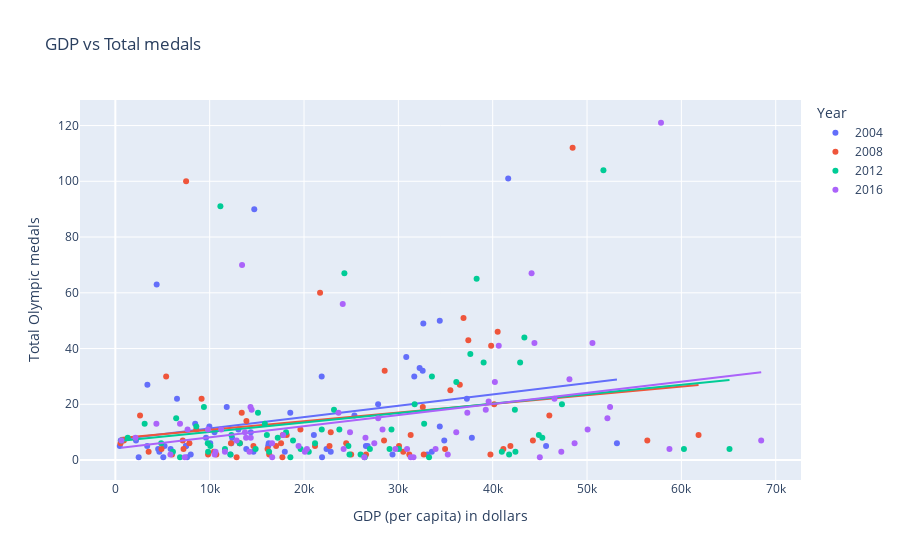
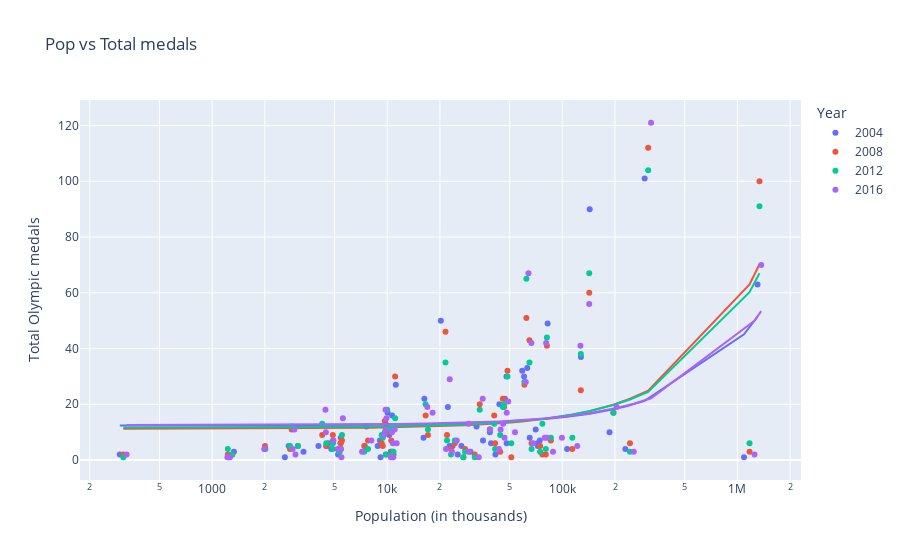
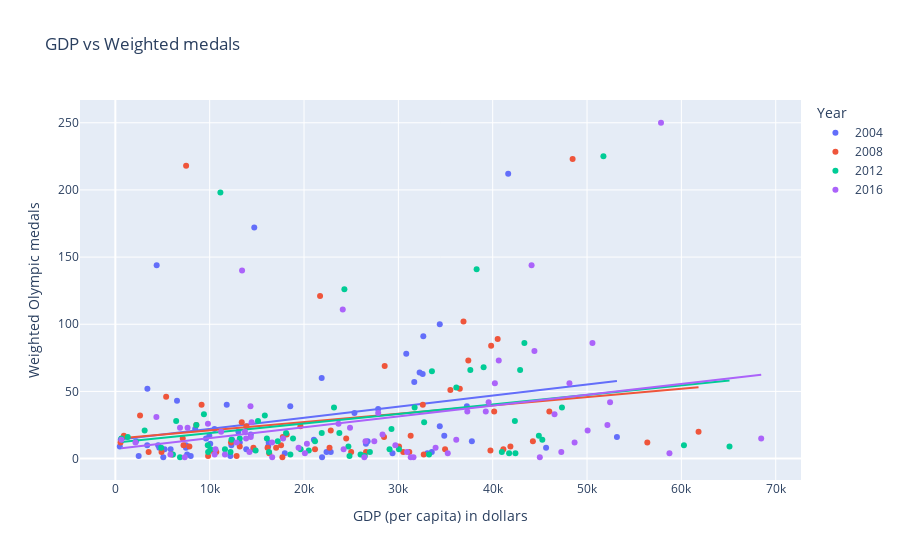
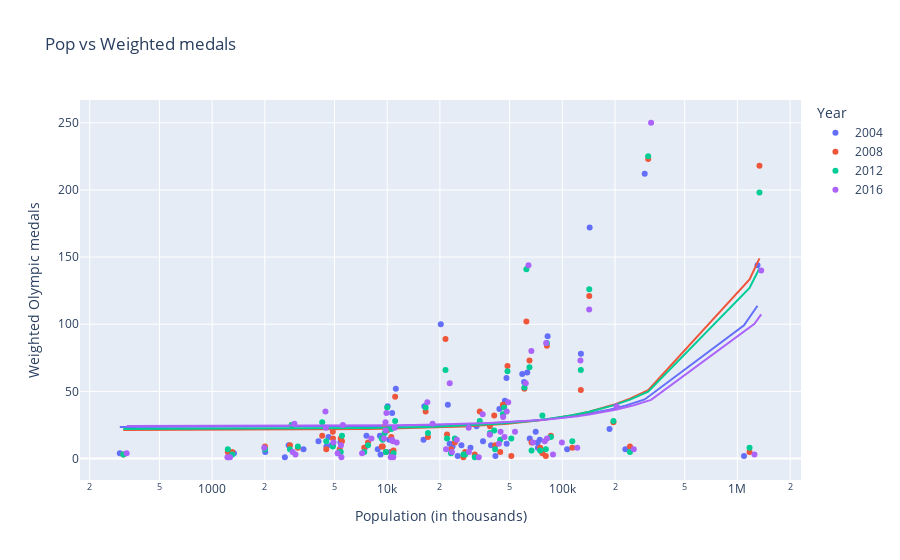

Write notebook code for charts like these, in order.
### Code cell
medals_plot(od, "GDP", "Total")
medals_plot(od, "Pop", "Total")
medals_plot(od, "GDP", "Weighted")
medals_plot(od, "Pop", "Weighted")
